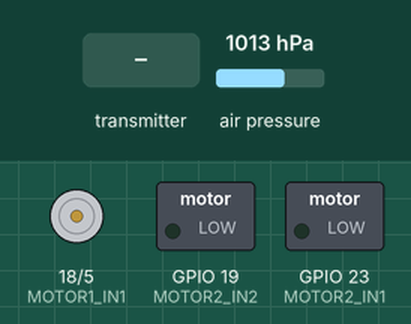
Bench run of a sketch on a simulated ESP32. On the bench: motor-driver pin pairs drawn as motors (green arrow = first pin HIGH = forward, orange = second pin HIGH = backward, longer = more drive), switched loads named in the sketch (green lamp = pin HIGH). The test bench sets the inputs (shaded band); at power-on: air pressure 1013 hPa. What the sketch prints to the serial monitor is not drawn.

Above: at 3.2 s.
3.3 s: air pressure set to 1025 hPa
At 3.9 s:
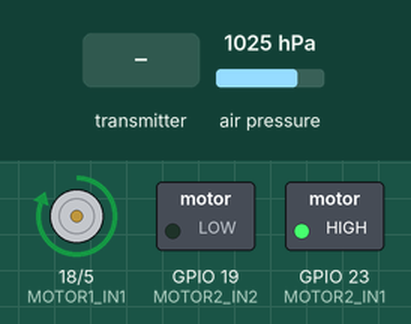
4.8 s: the transmitter starts sending message_type = 0
Timing chart, 0 to 7.8 s (numbered marks = the images above; inputs shaded):
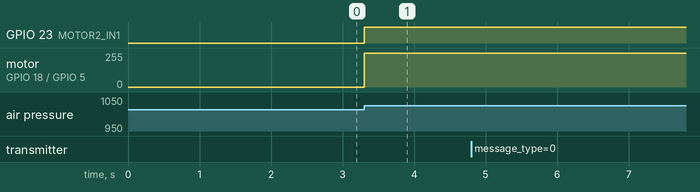

The sketch:

FullSystemTest.ino
```cpp
/**
Helper functions for calculating FlashIAP block device limits
**/

// Ensures that this file is only included once
#pragma once

#include <esp_now.h>
#include <WiFi.h>

#include <Wire.h>
#include <SPI.h>
#include <Adafruit_Sensor.h>
#include "Adafruit_BME680.h"
#include "FloatingDragon.h"


#include <Adafruit_BNO055.h>
#include <utility/imumaths.h>

#define BNO055_SAMPLERATE_DELAY_MS (100)

// #include <Adafruit_BME688.h>
#define LAUNCH_ALTITUDE -63.83
#define GROUND_ALTITUDE -89.53


Adafruit_BNO055 bno = Adafruit_BNO055(55, 0x28, &Wire);


void displaySensorDetails(void)
{
  sensor_t sensor;
  bno.getSensor(&sensor);
  Serial.println("------------------------------------");
  Serial.print  ("Sensor:       "); Serial.println(sensor.name);
  Serial.print  ("Driver Ver:   "); Serial.println(sensor.version);
  Serial.print  ("Unique ID:    "); Serial.println(sensor.sensor_id);
  Serial.print  ("Max Value:    "); Serial.print(sensor.max_value); Serial.println(" xxx");
  Serial.print  ("Min Value:    "); Serial.print(sensor.min_value); Serial.println(" xxx");
  Serial.print  ("Resolution:   "); Serial.print(sensor.resolution); Serial.println(" xxx");
  Serial.println("------------------------------------");
  Serial.println("");
  delay(500);
}

/**************************************************************************/
/*
    Display some basic info about the sensor status
*/
/**************************************************************************/
void displaySensorStatus(void)
{
  /* Get the system status values (mostly for debugging purposes) */
  uint8_t system_status, self_test_results, system_error;
  system_status = self_test_results = system_error = 0;
  bno.getSystemStatus(&system_status, &self_test_results, &system_error);

  /* Display the results in the Serial Monitor */
  Serial.println("");
  Serial.print("System Status: 0x");
  Serial.println(system_status, HEX);
  Serial.print("Self Test:     0x");
  Serial.println(self_test_results, HEX);
  Serial.print("System Error:  0x");
  Serial.println(system_error, HEX);
  Serial.println("");
  delay(500);
}

/**************************************************************************/
/*
    Display sensor calibration status
*/
/**************************************************************************/
void displayCalStatus(void)
{
  /* Get the four calibration values (0..3) */
  /* Any sensor data reporting 0 should be ignored, */
  /* 3 means 'fully calibrated" */
  uint8_t system, gyro, accel, mag;
  system = gyro = accel = mag = 0;
  bno.getCalibration(&system, &gyro, &accel, &mag);

  /* The data should be ignored until the system calibration is > 0 */
  Serial.print("\t");
  if (!system)
  {
    Serial.print("! ");
  }

  /* Display the individual values */
  Serial.print("Sys:");
  Serial.print(system, DEC);
  Serial.print(" G:");
  Serial.print(gyro, DEC);
  Serial.print(" A:");
  Serial.print(accel, DEC);
  Serial.print(" M:");
  Serial.print(mag, DEC);
}
// REPLACE WITH THE MAC Address of your receiver
uint8_t broadcastAddress[] = {0xEC, 0x94, 0xCB, 0x6D, 0x02, 0x00};
//PILOT: EC:94:CB:6D:D5:34
//GROUND: EC:94:CB:6D:02:00

// Label Local Device
String device_name = "PILOT";

// Create a struct_message to hold outgoing message


// Create a struct_message to hold incoming message
struct_message incoming_message;

// Create a struct_message to hold outgoing message
struct_message outgoing_message;

esp_now_peer_info_t peerInfo;

// Callback when data is sent
void OnDataSent(const uint8_t *mac_addr, esp_now_send_status_t status) {
  Serial.print("\r\nLast Packet Send Status:\t");
  Serial.println(status == ESP_NOW_SEND_SUCCESS ? "Delivery Success" : "Delivery Fail");
  if (status ==0){
    //success = "Delivery Success :)";
  }
  else{
    //success = "Delivery Fail :(";
  }
}


// Callback when data is received
void OnDataRecv(const uint8_t * mac, const uint8_t *incomingData, int len) {
  memcpy(&incoming_message, incomingData, sizeof(incoming_message));
  Serial.print("Bytes received: ");
  Serial.println(len);

}

#define SEALEVELPRESSURE_HPA (1013.25)

Adafruit_BME680 bme;

unsigned long prevMillis = 0;
unsigned long currentMillis = millis();

struct_timer startTimer(int timerType){
  struct_timer newTimer;

  if(timerType == ONESECTIMER){
    newTimer.start_time = millis();
    newTimer.end_time = newTimer.start_time + 1000;
    newTimer.timeout = 0;
  }
  else if (timerType == PARACHUTETIMER){
    newTimer.start_time = millis();
    newTimer.end_time = newTimer.start_time + 5000;
    newTimer.timeout = 0;
  }
  else if (timerType == MOTORTIMER){
    newTimer.start_time = millis();
    newTimer.end_time = newTimer.start_time + 3000;
    newTimer.timeout = 0;
  }

  return newTimer;
}

bool checkTimer(struct_timer runningTimer){
  if(runningTimer.end_time <= millis()){
    runningTimer.timeout = 1;
  }
  return runningTimer.timeout;
}
struct_timer motortimer = startTimer(MOTORTIMER);
struct_timer onesectimer = startTimer(ONESECTIMER);
struct_timer parachutetimer = startTimer(PARACHUTETIMER);


// Motor DRIVE B
#define MOTOR1_IN1 18
#define MOTOR1_IN2 5
// Motor DRIVE A
#define MOTOR2_IN1 23
#define MOTOR2_IN2 19

void startSensors(){
  if (!bme.begin()) {
   Serial.println("Could not find a valid BME680 sensor, check wiring!");
     while (1);
   }
  /* Initialise the sensor */
  if(!bno.begin())
  {
    /* There was a problem detecting the BNO055 ... check your connections */
    Serial.print("Ooops, no BNO055 detected ... Check your wiring or I2C ADDR!");
    while(1);
  }

  delay(1000);

  /* Display some basic information on this sensor */
  displaySensorDetails();

  /* Optional: Display current status */
  displaySensorStatus();

  bno.setExtCrystalUse(true);

  bme.setTemperatureOversampling(BME680_OS_8X);
  bme.setHumidityOversampling(BME680_OS_2X);
  bme.setPressureOversampling(BME680_OS_4X);
  bme.setIIRFilterSize(BME680_FILTER_SIZE_3);
  bme.setGasHeater(320, 150); // 320*C for 150 ms
}


// Forward function to control both motors at the same speed
void forward(){//int speed) {
  digitalWrite(MOTOR1_IN1, LOW);
  analogWrite(MOTOR1_IN2, 128);
  // digitalWrite(MOTOR2_IN1, LOW);
  // analogWrite(MOTOR2_IN2, 128);//half speed
}

// Left function to control the left motor faster than the right motor
void left(){//int speed) {
  // analogWrite(motorPin1, speed * 1.2);  // Increase left motor speed by 20%
  // analogWrite(motorPin2, speed);
  digitalWrite(MOTOR1_IN1, LOW);
  digitalWrite(MOTOR1_IN2, HIGH);
  digitalWrite(MOTOR2_IN1, LOW);
  analogWrite(MOTOR2_IN2, 255 * 0.8);
}

// Right function to control the right motor faster than the left motor
void right(){//int speed) {
  // analogWrite(motorPin1, speed);
  // analogWrite(motorPin2, speed * 1.2);  // Increase right motor speed by 20%
  digitalWrite(MOTOR1_IN1, LOW);
  analogWrite(MOTOR1_IN2, 255 * 0.8);
  digitalWrite(MOTOR2_IN1, LOW);
  digitalWrite(MOTOR2_IN2, HIGH);
}

void backward(){//int speed) {
  // analogWrite(motorPin1, speed);
  // analogWrite(motorPin2, speed);
  digitalWrite(MOTOR1_IN2, LOW);
  digitalWrite(MOTOR1_IN1, HIGH);
  digitalWrite(MOTOR2_IN2, LOW);
  digitalWrite(MOTOR2_IN1, HIGH);
}

void stopMotors(){
  pinMode(MOTOR1_IN1, INPUT);
  pinMode(MOTOR1_IN2, INPUT);
  pinMode(MOTOR2_IN1, INPUT);
  pinMode(MOTOR2_IN2, INPUT);
}

void configureMotors(){
  pinMode(MOTOR1_IN1, OUTPUT);
  pinMode(MOTOR1_IN2, OUTPUT);
  pinMode(MOTOR2_IN1, OUTPUT);
  pinMode(MOTOR2_IN2, OUTPUT);

  //stopMotors();
}

enum static_paths {
  FORWARDPATH,
  LEFTSLANTPATH,
  RIGHTSLANTPATH
};

void calculate_trajectory(){
  //nothing
}

void start_monitoring(){
    WiFi.mode(WIFI_STA);
    // Init ESP-NOW
  if (esp_now_init() != ESP_OK) {
    Serial.println("Error initializing ESP-NOW");
    return;
  }

  // Once ESPNow is successfully Init, we will register for Send CB to
  // get the status of Trasnmitted packet
  esp_now_register_send_cb(OnDataSent);

  // Register peer
  memcpy(peerInfo.peer_addr, broadcastAddress, 6);
  peerInfo.channel = 0;
  peerInfo.encrypt = false;

  // Add peer
  if (esp_now_add_peer(&peerInfo) != ESP_OK){
    Serial.println("Failed to add peer");
    return;
  }
  // Register for a callback function that will be called when data is received
  esp_now_register_recv_cb(OnDataRecv);
}

int ideal_trajectory = FORWARDPATH;


void setup() {
  Serial.begin(115200);
  while (!Serial);
  stopMotors();
  startSensors();
  calculate_trajectory();
  start_monitoring();

}
// Define states as constants
const int STATE_STARTUP = 0;
const int STATE_WAIT_FOR_LAUNCH = 1;
const int STATE_LAUNCH = 2;
const int STATE_DEPLOY_PARACHUTE = 3;
const int STATE_FLIGHT = 4;
const int STATE_LANDING = 5;
const int STATE_DONE = 6;

// Define initial state
int state = STATE_STARTUP;

String Flight_STATUS = "Start Up";


void loop() {
  // Execute code for current state
  switch (state) {
    case STATE_STARTUP:
      // Perform actions for startup state
      // Transition to next state when startup is complete
      if(checkTimer(onesectimer)){
        //Send Data
        sendStatus();

        onesectimer = startTimer(ONESECTIMER);
      }
      Flight_STATUS = "Start Up";
      state = STATE_WAIT_FOR_LAUNCH;
      break;

    case STATE_WAIT_FOR_LAUNCH:
      // Perform actions for waiting for launch state
      // Transition to next state when launch is detected
      if(checkTimer(onesectimer)){
        //Send Data
        sendStatus();

        onesectimer = startTimer(ONESECTIMER);
      }
      Flight_STATUS = "Waiting For Launch";
      if (launchDetected()) {
        state = STATE_LAUNCH;
      }
      break;

    case STATE_LAUNCH:
      // Perform actions for launch state
      //
      if(checkTimer(onesectimer)){
        //Send Data
        sendStatus();

        onesectimer = startTimer(ONESECTIMER);
      }
      Flight_STATUS = "BEING LAUNCHED";
      state = STATE_DEPLOY_PARACHUTE;

      break;

    case STATE_DEPLOY_PARACHUTE:
      // Perform actions for parachute deployment state
      // Transition to next state when landing is detected
      if(checkTimer(onesectimer)){
        //Send Data
        sendStatus();

        onesectimer = startTimer(ONESECTIMER);
      }

      Flight_STATUS = "DEPLOYING PARACHUTE";
      if (parachuteDeployed()) {
        configureMotors();
        forward();
        motortimer = startTimer(MOTORTIMER);
        state = STATE_FLIGHT;


      }
      break;

    case STATE_FLIGHT:
      // Perform actions for flight state
      // Transition to next state when landing is detected
      if(checkTimer(onesectimer)){
        //Send Data
        sendSensorData();

        onesectimer = startTimer(ONESECTIMER);
      }

      if(checkTimer(motortimer)){
        //PID CONTROL
        stopMotors();

        //motortimer = startTimer(MOTORTIMER);
      }
      Flight_STATUS = "IN FLIGHT";
      if (landingDetected()) {
        state = STATE_LANDING;
      }
      break;

    case STATE_LANDING:
      // Perform actions for landing state
      // Transition to next state when landing is complete
      if(checkTimer(onesectimer)){
        //Send Data
        sendStatus();

        onesectimer = startTimer(ONESECTIMER);
      }
      configureMotors();
      backward();

      Flight_STATUS = "BRACING FOR LANDING";
      state = STATE_DONE;
      break;

    case STATE_DONE:
      // Perform actions for done state
      if(checkTimer(onesectimer)){
        //Send Data
        sendStatus();

        onesectimer = startTimer(ONESECTIMER);
      }

      stopMotors();
      Flight_STATUS = "DONE";
      // Stay in this state indefinitely
      break;
  }
}

// Helper functions for detecting events

bool launchDetected() {
  // Code to detect launch event
  float altitude = bme.readAltitude(SEALEVELPRESSURE_HPA);

  if(altitude <= (LAUNCH_ALTITUDE - 5)){
    return true;
  }
  else{
    return false;
    }
  // Returns true when launch is detected, false otherwise
}

bool parachuteDeployed() {
  // Code to detect parachute deployment event
  // Returns true when parachute is deployed, false otherwise
  return true;
}

bool landingDetected() {
  // Code to detect landing event
  // Returns true when landing is detected, false otherwise

  float altitude = bme.readAltitude(SEALEVELPRESSURE_HPA);

  if(altitude <= (GROUND_ALTITUDE + 10)){
    return true;
  }
  else{
    return false;
    }
}


void sendStatus(){
  outgoing_message = {device_name, STATUSMESSAGE, Flight_STATUS, 0, 0, 0, 0, 0, 0, 0};

  // Send message via ESP-NOW
  esp_err_t result = esp_now_send(broadcastAddress, (uint8_t *) &outgoing_message, sizeof(outgoing_message));

  if (result == ESP_OK) {
    Serial.print(device_name);
    Serial.println(": Message sent with success");
    //printMessageStruct("OUTGOING", outgoing_message);
  }
  else {
    Serial.print(device_name);
    Serial.println(": Error sending the message");
  }

}

void sendSensorData(){
  // float altitude = bme.readAltitude(SEALEVELPRESSURE_HPA); // in m

  sensors_event_t event;
  bno.getEvent(&event);
  // event.orientation.x
  // event.orientation.y
  // event.orientation.z

  // event.acceleration.x
  // event.acceleration.y
  // event.acceleration.z

  // event.gyro.x
  // event.gyro.y
  // event.gyro.z

  // event.magnetic.x
  // event.magnetic.y
  // event.magnetic.z

  outgoing_message = {device_name, DATAMESSAGE, "DATA", bme.readAltitude(SEALEVELPRESSURE_HPA), event.acceleration.x, event.acceleration.y, event.acceleration.z, event.gyro.x, event.gyro.y, event.gyro.z};

  // Send message via ESP-NOW
  esp_err_t result = esp_now_send(broadcastAddress, (uint8_t *) &outgoing_message, sizeof(outgoing_message));

  if (result == ESP_OK) {
    Serial.print(device_name);
    Serial.println(": Message sent with success");
    //printMessageStruct("OUTGOING", outgoing_message);
  }
  else {
    Serial.print(device_name);
    Serial.println(": Error sending the message");
  }
}
```

FloatingDragon.h
```cpp
#ifndef FLOATINGDRAGON
#define FLOATINGDRAGON


enum broadcast_message_types{
  DATAMESSAGE,
  STATUSMESSAGE
};

//Must match the receiver structure
typedef struct struct_message {
    String sender_value;

    int message_type;

    String status_str;

    float pilot_altitude;

    float pilot_acceleration_x;
    float pilot_acceleration_y;
    float pilot_acceleration_z;

    float pilot_gyro_x;
    float pilot_gyro_y;
    float pilot_gyro_z;

    //unsigned long program_time;

} struct_message;


typedef struct struct_timer {
    unsigned long start_time; //time that the timer started
    unsigned long end_time;  //time that the timer should timeout
    bool timeout; //indicates whether the timer is out of time or not
} struct_timer;


enum timerTypes{
  ONESECTIMER,
  PARACHUTETIMER,
  MOTORTIMER
};

#endif
```

Measured:
- after the input at 3.3 s, GPIO 23 (MOTOR2_IN1): LOW → HIGH at once; motor on GPIO 18 (MOTOR1_IN1) / GPIO 5 (MOTOR1_IN2): stopped → forward 255/255 at once
- after the input at 4.8 s, every drawn part: stays the same
